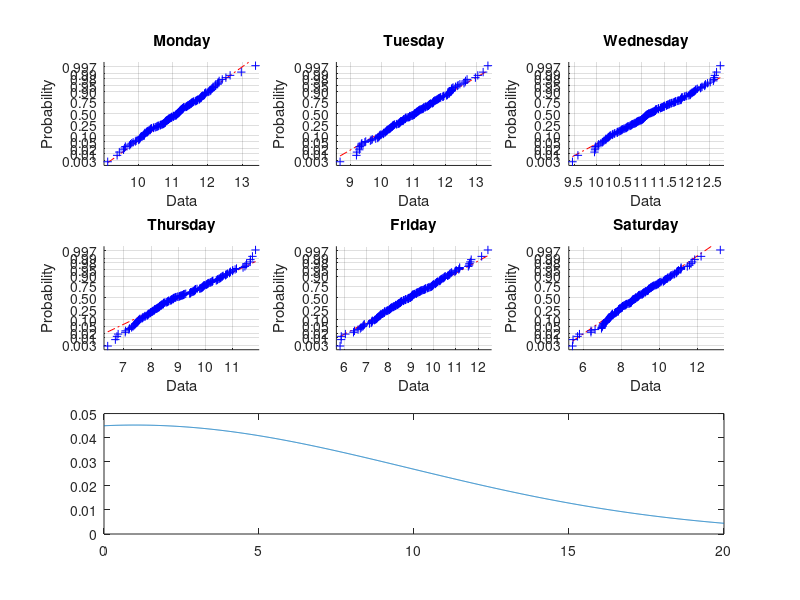

This chart was generated by the following MATLAB code: (Note: this script raises an error after producing the figure.)

clear

x = load('wickosity.txt');
c1 = x(:,1);
c2 = x(:,2);
c3 = x(:,3);
c4 = x(:,4);
c5 = x(:,5);
c6 = x(:,6);
% Q1
% get means and standard deviations to make the plots
for i = 1:6
    sad = mean(x(:,i));
    sda = std(x(:,i));
end
% Loop for creating normplot and organizing them in a 3X3 subplot matrix.
figure
for i = 1:6
    subplot(3,3,i)
    normplot(x(:,i))
end
 
subplot(3,3,1)
title('Monday')
subplot(3,3,2)
title('Tuesday')
subplot(3,3,3)
title('Wednesday')
subplot(3,3,4)
title('Thursday')
subplot(3,3,5)
title('Friday')
subplot(3,3,6)
title('Saturday')
 
subplot(3,3,[7 8 9])
x = 0:0.01:20;
for i = 1:6
    y = normpdf(x,(i),sad(i));
    plot(x,y)
    hold on
end
xlabel('wickosity')
ylabel('probability')
legend('Mon','Tues','Wed','Thurs','Fri','Sat')

 
